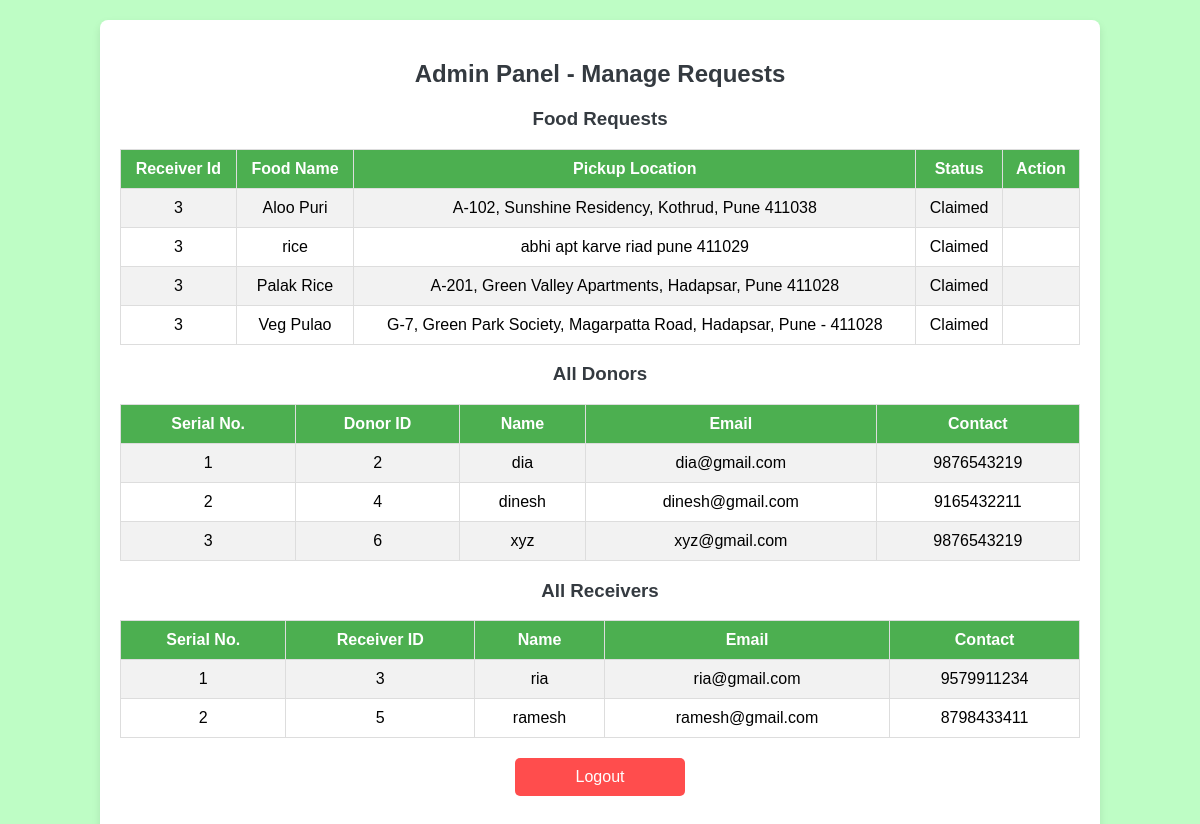
The page /admin (signed in) on the database its author committed.
### app.py (models this page shows)
class ReceiverHistory(db.Model):
    id = db.Column(db.Integer, primary_key=True)
    receiver_id = db.Column(db.Integer, db.ForeignKey('user.id'), nullable=False)
    donation_id = db.Column(db.Integer, db.ForeignKey('donation.id'), nullable=False)
    food_name = db.Column(db.String(200), nullable=False)
    pickup_location = db.Column(db.String(255), nullable=False)
    status = db.Column(db.String(20), default='Not Claimed')  # New: Track claim status

class User(db.Model):
    id = db.Column(db.Integer, primary_key=True)
    name = db.Column(db.String(100), nullable=False)
    email = db.Column(db.String(100), unique=True, nullable=False)
    password = db.Column(db.String(200), nullable=False)
    role = db.Column(db.String(10), nullable=False)  # 'donor', 'receiver', 'admin'
    contact = db.Column(db.String(20), nullable=False)

### app.py (the view)
@app.route('/admin', methods=['GET', 'POST'])
def admin_panel():
    if 'user_id' not in session or session['role'] != 'admin':
        return redirect(url_for('login'))
    requests = ReceiverHistory.query.all()
    donors = User.query.filter_by(role='donor').all()
    receivers = User.query.filter_by(role='receiver').all()
    if request.method == 'POST':
        request_id = request.form.get('request_id')
        request_item = ReceiverHistory.query.get(request_id)
        if request_item:
            request_item.status = "Claimed"
            db.session.commit()
    return render_template('admin.html', requests=requests, donors=donors, receivers=receivers)

### templates/admin.html (shortened to what this page needs)
<!DOCTYPE html>
<html>
<head>
</head>
<body>
    <div class="container">
        <h2>Admin Panel - Manage Requests</h2>
        <h3>Food Requests</h3>
        <table>
            <tr>
                <th>Receiver Id</th>
                <th>Food Name</th>
                <th>Pickup Location</th>
                <th>Status</th>
                <th>Action</th>
            </tr>
            {% for req in requests %}
            <tr>
                <td>{{ req.receiver_id }}</td>
                <td>{{ req.food_name }}</td>
                <td>{{ req.pickup_location }}</td>
                <td>{{ req.status }}</td>
                <td>
                </td>
            </tr>
            {% endfor %}
        </table>
        <h3>All Donors</h3>
        <table>
            <tr>
                <th>Serial No.</th>
                <th>Donor ID</th>
                <th>Name</th>
                <th>Email</th>
                <th>Contact</th>
            </tr>
            {% for donor in donors %}
            <tr>
                <td>{{ loop.index }}</td>
                <td>{{ donor.id }}</td>
                <td>{{ donor.name }}</td>
                <td>{{ donor.email }}</td>
                <td>{{ donor.contact }}</td>
            </tr>
            {% endfor %}
        </table>
        <h3>All Receivers</h3>
        <table>
            <tr>
                <th>Serial No.</th>
                <th>Receiver ID</th>
                <th>Name</th>
                <th>Email</th>
                <th>Contact</th>
            </tr>
            {% for receiver in receivers %}
            <tr>
                <td>{{ loop.index }}</td>
                <td>{{ receiver.id }}</td>
                <td>{{ receiver.name }}</td>
                <td>{{ receiver.email }}</td>
                <td>{{ receiver.contact }}</td>
            </tr>
            {% endfor %}
        </table>
        <a class="logout" href="{{ url_for('logout') }}">Logout</a>
    </div>
</body>
</html>

### templates/admin.html (style rules this page uses)
body { font-family: Arial, sans-serif; margin: 0; padding: 0; background-color:#befdc5; }
.container { width: 80%; margin: 20px auto; padding: 20px; background: white; border-radius: 8px; box-shadow: 0px 4px 8px rgba(0, 0, 0, 0.1); }
h2, h3 { text-align: center; color: #343a40; }
table { width: 100%; border-collapse: collapse; margin-top: 15px; }
th, td { border: 1px solid #ddd; padding: 10px; text-align: center; }
th { background-color: #4CAF50; color: white; }
tr:nth-child(even) { background-color: #f2f2f2; }
.logout { display: block; text-align: center; margin-top: 20px; padding: 10px; background-color: #ff4d4d; color: white; text-decoration: none; border-radius: 5px; width: 150px; margin: 20px auto; }

### rows shown on the page
ReceiverHistory: receiver_id "3", food_name "Aloo Puri", pickup_location "A-102, Sunshine Residency, Kothrud, Pune 411038", status "Claimed"
ReceiverHistory: receiver_id "3", food_name "rice", pickup_location "abhi apt karve riad pune 411029", status "Claimed"
ReceiverHistory: receiver_id "3", food_name "Palak Rice", pickup_location "A-201, Green Valley Apartments, Hadapsar, Pune 411028", status "Claimed"
ReceiverHistory: receiver_id "3", food_name "Veg Pulao", pickup_location "G-7, Green Park Society, Magarpatta Road, Hadapsar, Pune - 411028", status "Claimed"
User: id "2", name "dia", email "dia@gmail.com", contact "9876543219"
User: id "4", name "dinesh", email "dinesh@gmail.com", contact "9165432211"
User: id "6", name "xyz", email "xyz@gmail.com", contact "9876543219"
User: id "3", name "ria", email "ria@gmail.com", contact "9579911234"
User: id "5", name "ramesh", email "ramesh@gmail.com", contact "8798433411"
